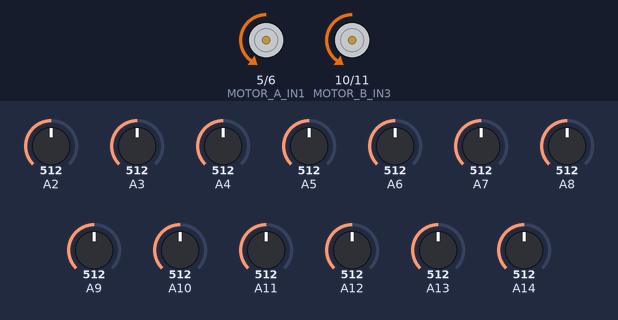
Simulated run of this sketch. Board: Arduino Mega 2560, built with avr-gcc and run on an emulated ATmega2560. Parts: motor-driver pin pairs drawn as motors (green arrow = first pin HIGH = forward, orange = second pin HIGH = backward, longer = more drive, scaled by the enable pin). The inputs (shaded band) are chosen by the test bench; at power-on: A2 = 512, A3 = 512, A11 = 512, A8 = 512, A9 = 512, A4 = 512, A5 = 512, A6 = 512, A7 = 512, A10 = 512, A12 = 512, A13 = 512, A14 = 512. What the sketch prints to the serial monitor is not drawn.

Above: at 11.2 s.
11.3 s: A2 set to 390
At 12.0 s:
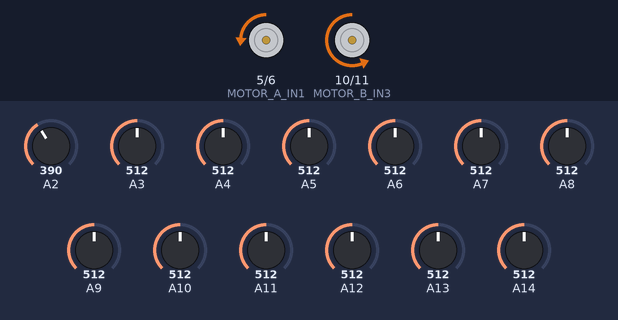
12.8 s: A3 set to 390
At 13.1 s:
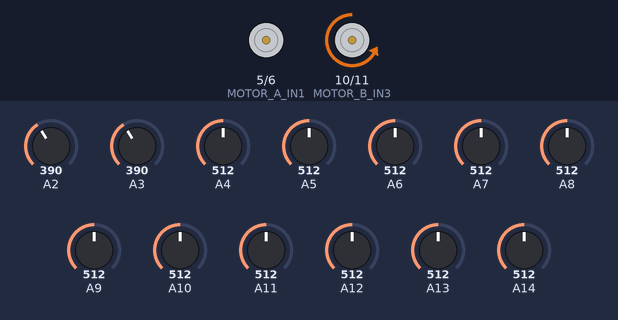
14.3 s: A11 set to 544
15.8 s: A11 set to 563
At 16.6 s:
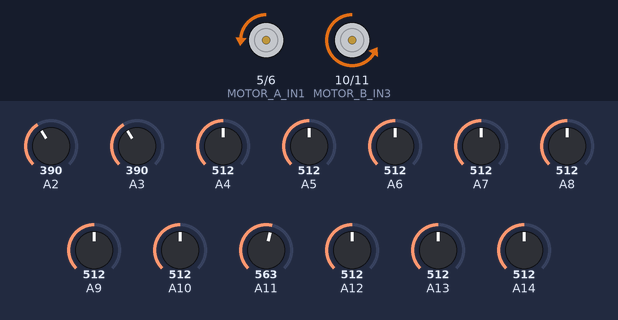
17.3 s: A8 set to 245
At 17.8 s:
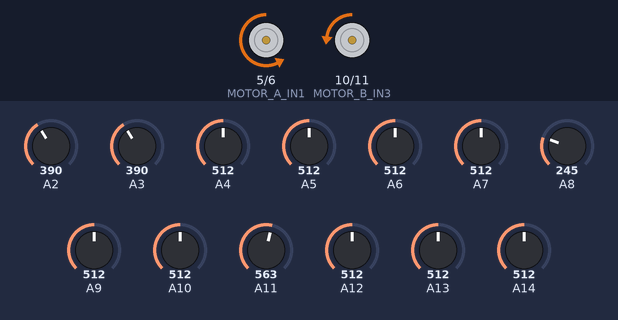
18.8 s: A9 set to 390
At 20.1 s:
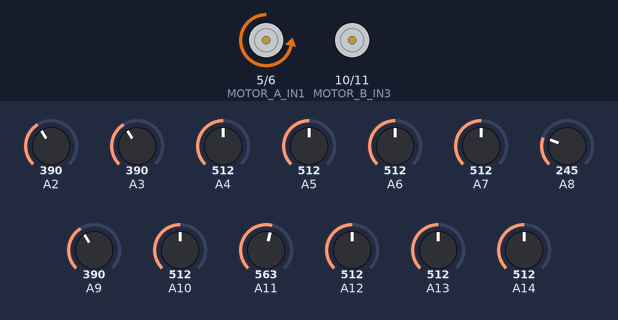
Timing chart, 0 to 21.3 s (numbered marks = the images above; inputs shaded):
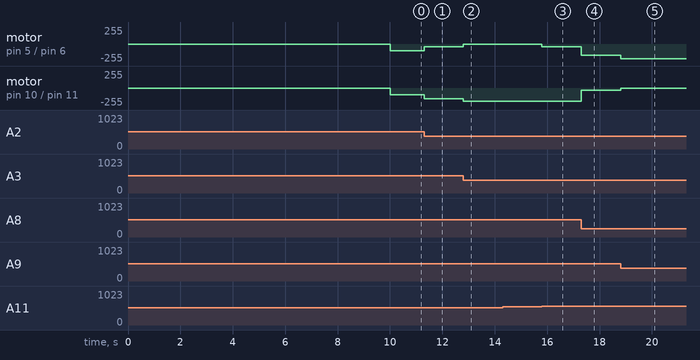

The sketch:

QTR_12_V0.2.ino
```cpp
#include <QTRSensors.h>

QTRSensors qtr;
const uint8_t SensorCount = 13;
uint16_t sensorValues[SensorCount];

const int MOTOR_A_ENA = 4; // Right motor speed control
const int MOTOR_A_IN1 = 5;  // Right motor direction control 1
const int MOTOR_A_IN2 = 6;  // Right motor direction control 2
const int MOTOR_B_ENB = 9;  // Left motor speed control
const int MOTOR_B_IN3 = 10;  // Left motor direction control 1
const int MOTOR_B_IN4 = 11;  // Left motor direction control 2

// Motor speed constants
const int BASE_SPEED = 100; // base speed of the motors
const int MAX_SPEED = 255;  // max motor speed
float Kp = 0.66;             // proportional gain for P controller

// Forward movement function
void forward(int speed) {
  analogWrite(MOTOR_A_ENA, speed);
  digitalWrite(MOTOR_A_IN1, LOW);
  digitalWrite(MOTOR_A_IN2, HIGH);
  analogWrite(MOTOR_B_ENB, speed);
  digitalWrite(MOTOR_B_IN3, LOW);
  digitalWrite(MOTOR_B_IN4, HIGH);
}

// Function to set motor speeds with differential for turning
void setMotors(int speedA, int speedB) {
  if (speedA < 0) {
    digitalWrite(MOTOR_A_IN1, HIGH);
    digitalWrite(MOTOR_A_IN2, LOW);
    speedA = -speedA; // Make speed a positive quantity
  } else {
    digitalWrite(MOTOR_A_IN1, LOW);
    digitalWrite(MOTOR_A_IN2, HIGH);
  }
  analogWrite(MOTOR_A_ENA, speedA); // Set right motor speed

  if (speedB < 0) {
    digitalWrite(MOTOR_B_IN3, HIGH);
    digitalWrite(MOTOR_B_IN4, LOW);
    speedB = -speedB; // Make speed a positive quantity
  } else {
    digitalWrite(MOTOR_B_IN3, LOW);
    digitalWrite(MOTOR_B_IN4, HIGH);
  }
  analogWrite(MOTOR_B_ENB, speedB); // Set left motor speed
}

void setup() {
  Serial.begin(9600);
  pinMode(MOTOR_A_ENA, OUTPUT);
  pinMode(MOTOR_A_IN1, OUTPUT);
  pinMode(MOTOR_A_IN2, OUTPUT);
  pinMode(MOTOR_B_ENB, OUTPUT);
  pinMode(MOTOR_B_IN3, OUTPUT);
  pinMode(MOTOR_B_IN4, OUTPUT);

  // configure the sensors
  qtr.setTypeAnalog();
  qtr.setSensorPins((const uint8_t[]) {
    A8, A7, A9, A6, A10, A5, A11, A4, A12, A3, A13, A2, A14
  }, SensorCount);
  qtr.setEmitterPin(13);

  // Calibrate sensors during setup
  Serial.println("Starting calibration...");
  for (uint16_t i = 0; i < 400; i++) { // 400 * 25 ms = 10 seconds
    qtr.calibrate();
  }
  Serial.println("Calibration complete");
}

void loop() {
  // read calibrated sensor values and obtain a measure of the line position
  uint16_t position = qtr.readLineBlack(sensorValues);

  // Compute the error from the center
  int error = position - (SensorCount - 1) * 1000 / 2;

  // Calculate the motor speed difference using the P controller
  int speedDifference = error * Kp;

  // Calculate the speeds for each motor
  int speedA = BASE_SPEED + speedDifference;
  int speedB = BASE_SPEED - speedDifference;

  // Constrain the speeds to the [0, MAX_SPEED] interval
  speedA = constrain(speedA, 0, MAX_SPEED);
  speedB = constrain(speedB, 0, MAX_SPEED);

  // Set the motor speeds
  setMotors(speedA, speedB);
}
```

Measured:
- after the input at 11.3 s, motor on pin 5 (MOTOR_A_IN1) / pin 6 (MOTOR_A_IN2): backward 100/255 → backward 38/255 at once; motor on pin 10 (MOTOR_B_IN3) / pin 11 (MOTOR_B_IN4): backward 100/255 → backward 162/255 at once
- after the input at 12.8 s, motor on pin 5 (MOTOR_A_IN1) / pin 6 (MOTOR_A_IN2): backward 38/255 → stopped at once; motor on pin 10 (MOTOR_B_IN3) / pin 11 (MOTOR_B_IN4): backward 162/255 → backward 200/255 at once
- after the input at 14.3 s, every drawn part: stays the same
- after the input at 15.8 s, motor on pin 5 (MOTOR_A_IN1) / pin 6 (MOTOR_A_IN2): stopped → backward 38/255 at once; motor on pin 10 (MOTOR_B_IN3) / pin 11 (MOTOR_B_IN4): backward 200/255 → backward 199/255 at once
- after the input at 17.3 s, motor on pin 5 (MOTOR_A_IN1) / pin 6 (MOTOR_A_IN2): backward 38/255 → backward 166/255 at once; motor on pin 10 (MOTOR_B_IN3) / pin 11 (MOTOR_B_IN4): backward 199/255 → backward 34/255 at once
- after the input at 18.8 s, motor on pin 5 (MOTOR_A_IN1) / pin 6 (MOTOR_A_IN2): backward 166/255 → backward 220/255 at once; motor on pin 10 (MOTOR_B_IN3) / pin 11 (MOTOR_B_IN4): backward 34/255 → stopped at once
